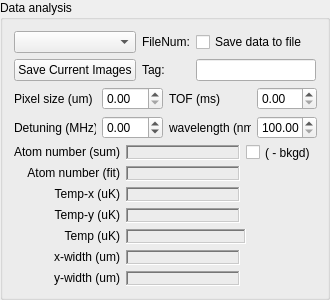
           <widget class="QGroupBox" name="dataBox">
            <property name="sizePolicy">
             <sizepolicy hsizetype="Fixed" vsizetype="Fixed">
              <horstretch>0</horstretch>
              <verstretch>0</verstretch>
             </sizepolicy>
            </property>
            <property name="minimumSize">
             <size>
              <width>330</width>
              <height>280</height>
             </size>
            </property>
            <property name="maximumSize">
             <size>
              <width>330</width>
              <height>300</height>
             </size>
            </property>
            <property name="title">
             <string>Data analysis</string>
            </property>
            <layout class="QVBoxLayout" name="verticalLayout_7">
             <item>
              <layout class="QGridLayout" name="gridLayout_10">
               <item row="0" column="0">
                <widget class="QComboBox" name="atomCombo">
                 <property name="sizePolicy">
                  <sizepolicy hsizetype="Preferred" vsizetype="Fixed">
                   <horstretch>0</horstretch>
                   <verstretch>0</verstretch>
                  </sizepolicy>
                 </property>
                </widget>
               </item>
               <item row="1" column="0">
                <widget class="QPushButton" name="saveCurrentButton">
                 <property name="text">
                  <string>Save Current Images</string>
                 </property>
                </widget>
               </item>
               <item row="0" column="1">
                <widget class="QLabel" name="fileNumLabel">
                 <property name="text">
                  <string>FileNum:</string>
                 </property>
                </widget>
               </item>
               <item row="1" column="2">
                <widget class="QLineEdit" name="fileTag"/>
               </item>
               <item row="0" column="2">
                <widget class="QCheckBox" name="dataSaveCheck">
                 <property name="text">
                  <string>Save data to file</string>
                 </property>
                </widget>
               </item>
               <item row="1" column="1">
                <widget class="QLabel" name="label_21">
                 <property name="text">
                  <string>Tag:</string>
                 </property>
                </widget>
               </item>
              </layout>
             </item>
             <item>
              <layout class="QGridLayout" name="gridLayout_7">
               <item row="0" column="2">
                <widget class="QLabel" name="label_26">
                 <property name="sizePolicy">
                  <sizepolicy hsizetype="Fixed" vsizetype="Preferred">
                   <horstretch>0</horstretch>
                   <verstretch>0</verstretch>
                  </sizepolicy>
                 </property>
                 <property name="text">
                  <string>TOF (ms)</string>
                 </property>
                </widget>
               </item>
               <item row="0" column="0">
                <widget class="QLabel" name="label_24">
                 <property name="sizePolicy">
                  <sizepolicy hsizetype="Fixed" vsizetype="Preferred">
                   <horstretch>0</horstretch>
                   <verstretch>0</verstretch>
                  </sizepolicy>
                 </property>
                 <property name="text">
                  <string>Pixel size (um)</string>
                 </property>
                </widget>
               </item>
               <item row="1" column="2">
                <widget class="QLabel" name="label_27">
                 <property name="sizePolicy">
                  <sizepolicy hsizetype="Fixed" vsizetype="Preferred">
                   <horstretch>0</horstretch>
                   <verstretch>0</verstretch>
                  </sizepolicy>
                 </property>
                 <property name="text">
                  <string>wavelength (nm)</string>
                 </property>
                </widget>
               </item>
               <item row="1" column="0">
                <widget class="QLabel" name="label_25">
                 <property name="text">
                  <string>Detuning (MHz)</string>
                 </property>
                </widget>
               </item>
               <item row="0" column="4">
                <spacer name="horizontalSpacer_4">
                 <property name="orientation">
                  <enum>Qt::Horizontal</enum>
                 </property>
                 <property name="sizeHint" stdset="0">
                  <size>
                   <width>40</width>
                   <height>20</height>
                  </size>
                 </property>
                </spacer>
               </item>
               <item row="0" column="1">
                <widget class="QDoubleSpinBox" name="pixSize">
                 <property name="minimumSize">
                  <size>
                   <width>60</width>
                   <height>0</height>
                  </size>
                 </property>
                </widget>
               </item>
               <item row="1" column="1">
                <widget class="QDoubleSpinBox" name="detuning">
                 <property name="minimum">
                  <double>-99.989999999999995</double>
                 </property>
                </widget>
               </item>
               <item row="0" column="3">
                <widget class="QDoubleSpinBox" name="TOF"/>
               </item>
               <item row="1" column="3">
                <widget class="QDoubleSpinBox" name="lamda">
                 <property name="minimumSize">
                  <size>
                   <width>60</width>
                   <height>0</height>
                  </size>
                 </property>
                 <property name="buttonSymbols">
                  <enum>QAbstractSpinBox::UpDownArrows</enum>
                 </property>
                 <property name="minimum">
                  <double>100.000000000000000</double>
                 </property>
                 <property name="maximum">
                  <double>1000.000000000000000</double>
                 </property>
                </widget>
               </item>
              </layout>
             </item>
             <item>
              <layout class="QGridLayout" name="gridLayout_3">
               <item row="7" column="0">
                <widget class="QLabel" name="label_28">
                 <property name="text">
                  <string>y-width (um)</string>
                 </property>
                 <property name="alignment">
                  <set>Qt::AlignRight|Qt::AlignTrailing|Qt::AlignVCenter</set>
                 </property>
                 <property name="textInteractionFlags">
                  <set>Qt::LinksAccessibleByMouse|Qt::TextSelectableByMouse</set>
                 </property>
                </widget>
               </item>
               <item row="3" column="0">
                <widget class="QLabel" name="label_7">
                 <property name="text">
                  <string>Temp-x (uK)</string>
                 </property>
                 <property name="alignment">
                  <set>Qt::AlignRight|Qt::AlignTrailing|Qt::AlignVCenter</set>
                 </property>
                 <property name="textInteractionFlags">
                  <set>Qt::LinksAccessibleByMouse|Qt::TextSelectableByMouse</set>
                 </property>
                </widget>
               </item>
               <item row="4" column="0">
                <widget class="QLabel" name="label_6">
                 <property name="text">
                  <string>Temp-y (uK)</string>
                 </property>
                 <property name="alignment">
                  <set>Qt::AlignRight|Qt::AlignTrailing|Qt::AlignVCenter</set>
                 </property>
                 <property name="textInteractionFlags">
                  <set>Qt::LinksAccessibleByMouse|Qt::TextSelectableByMouse</set>
                 </property>
                </widget>
               </item>
               <item row="5" column="0">
                <widget class="QLabel" name="label_5">
                 <property name="text">
                  <string>Temp (uK)</string>
                 </property>
                 <property name="alignment">
                  <set>Qt::AlignRight|Qt::AlignTrailing|Qt::AlignVCenter</set>
                 </property>
                 <property name="textInteractionFlags">
                  <set>Qt::LinksAccessibleByMouse|Qt::TextSelectableByMouse</set>
                 </property>
                </widget>
               </item>
               <item row="6" column="0">
                <widget class="QLabel" name="label_20">
                 <property name="text">
                  <string>x-width (um)</string>
                 </property>
                 <property name="alignment">
                  <set>Qt::AlignRight|Qt::AlignTrailing|Qt::AlignVCenter</set>
                 </property>
                 <property name="textInteractionFlags">
                  <set>Qt::LinksAccessibleByMouse|Qt::TextSelectableByMouse</set>
                 </property>
                </widget>
               </item>
               <item row="1" column="0">
                <widget class="QLabel" name="label_8">
                 <property name="text">
                  <string>Atom number (sum)</string>
                 </property>
                 <property name="alignment">
                  <set>Qt::AlignRight|Qt::AlignTrailing|Qt::AlignVCenter</set>
                 </property>
                 <property name="textInteractionFlags">
                  <set>Qt::LinksAccessibleByMouse|Qt::TextSelectableByMouse</set>
                 </property>
                </widget>
               </item>
               <item row="3" column="2">
                <spacer name="horizontalSpacer_5">
                 <property name="orientation">
                  <enum>Qt::Horizontal</enum>
                 </property>
                 <property name="sizeHint" stdset="0">
                  <size>
                   <width>40</width>
                   <height>10</height>
                  </size>
                 </property>
                </spacer>
               </item>
               <item row="2" column="0">
                <widget class="QLabel" name="label_29">
                 <property name="layoutDirection">
                  <enum>Qt::LeftToRight</enum>
                 </property>
                 <property name="text">
                  <string>Atom number (fit)</string>
                 </property>
                 <property name="alignment">
                  <set>Qt::AlignRight|Qt::AlignTrailing|Qt::AlignVCenter</set>
                 </property>
                 <property name="textInteractionFlags">
                  <set>Qt::LinksAccessibleByMouse|Qt::TextSelectableByMouse</set>
                 </property>
                </widget>
               </item>
               <item row="1" column="2">
                <widget class="QCheckBox" name="subBkgd">
                 <property name="text">
                  <string>( - bkgd)</string>
                 </property>
                </widget>
               </item>
               <item row="1" column="1">
                <widget class="QLabel" name="AtomNumSumLE">
                 <property name="frameShape">
                  <enum>QFrame::WinPanel</enum>
                 </property>
                 <property name="frameShadow">
                  <enum>QFrame::Sunken</enum>
                 </property>
                 <property name="text">
                  <string/>
                 </property>
                 <property name="textInteractionFlags">
                  <set>Qt::LinksAccessibleByMouse|Qt::TextSelectableByMouse</set>
                 </property>
                </widget>
               </item>
               <item row="2" column="1">
                <widget class="QLabel" name="AtomNumFitLE">
                 <property name="frameShape">
                  <enum>QFrame::WinPanel</enum>
                 </property>
                 <property name="frameShadow">
                  <enum>QFrame::Sunken</enum>
                 </property>
                 <property name="text">
                  <string/>
                 </property>
                 <property name="textInteractionFlags">
                  <set>Qt::LinksAccessibleByMouse|Qt::TextSelectableByMouse</set>
                 </property>
                </widget>
               </item>
               <item row="3" column="1">
                <widget class="QLabel" name="TxLE">
                 <property name="frameShape">
                  <enum>QFrame::WinPanel</enum>
                 </property>
                 <property name="frameShadow">
                  <enum>QFrame::Sunken</enum>
                 </property>
                 <property name="text">
                  <string/>
                 </property>
                 <property name="textInteractionFlags">
                  <set>Qt::LinksAccessibleByMouse|Qt::TextSelectableByMouse</set>
                 </property>
                </widget>
               </item>
               <item row="4" column="1">
                <widget class="QLabel" name="TyLE">
                 <property name="frameShape">
                  <enum>QFrame::WinPanel</enum>
                 </property>
                 <property name="frameShadow">
                  <enum>QFrame::Sunken</enum>
                 </property>
                 <property name="text">
                  <string/>
                 </property>
                 <property name="textInteractionFlags">
                  <set>Qt::LinksAccessibleByMouse|Qt::TextSelectableByMouse</set>
                 </property>
                </widget>
               </item>
               <item row="5" column="1">
                <widget class="QLabel" name="TLE">
                 <property name="minimumSize">
                  <size>
                   <width>120</width>
                   <height>0</height>
                  </size>
                 </property>
                 <property name="frameShape">
                  <enum>QFrame::WinPanel</enum>
                 </property>
                 <property name="frameShadow">
                  <enum>QFrame::Sunken</enum>
                 </property>
                 <property name="text">
                  <string/>
                 </property>
                 <property name="textInteractionFlags">
                  <set>Qt::LinksAccessibleByMouse|Qt::TextSelectableByMouse</set>
                 </property>
                </widget>
               </item>
               <item row="6" column="1">
                <widget class="QLabel" name="xwidthumLE">
                 <property name="frameShape">
                  <enum>QFrame::WinPanel</enum>
                 </property>
                 <property name="frameShadow">
                  <enum>QFrame::Sunken</enum>
                 </property>
                 <property name="text">
                  <string/>
                 </property>
                 <property name="textInteractionFlags">
                  <set>Qt::LinksAccessibleByMouse|Qt::TextSelectableByMouse</set>
                 </property>
                </widget>
               </item>
               <item row="7" column="1">
                <widget class="QLabel" name="ywidthumLE">
                 <property name="frameShape">
                  <enum>QFrame::WinPanel</enum>
                 </property>
                 <property name="frameShadow">
                  <enum>QFrame::Sunken</enum>
                 </property>
                 <property name="text">
                  <string/>
                 </property>
                 <property name="textInteractionFlags">
                  <set>Qt::LinksAccessibleByMouse|Qt::TextSelectableByMouse</set>
                 </property>
                </widget>
               </item>
              </layout>
             </item>
             <item>
              <spacer name="verticalSpacer">
               <property name="orientation">
                <enum>Qt::Vertical</enum>
               </property>
               <property name="sizeHint" stdset="0">
                <size>
                 <width>20</width>
                 <height>40</height>
                </size>
               </property>
              </spacer>
             </item>
            </layout>
           </widget>
